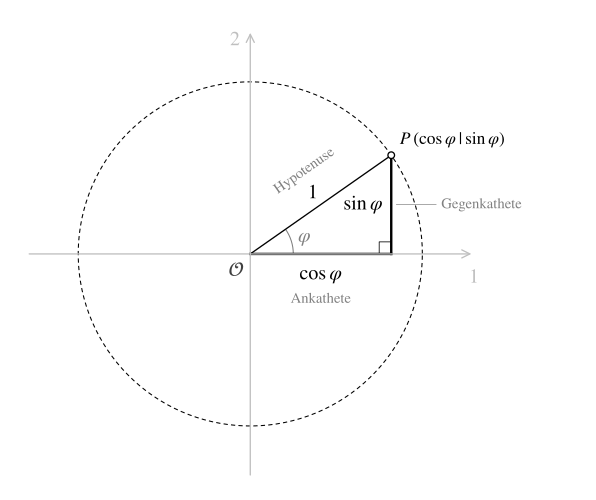

This chart was generated by the following Python code:
"""Abb. 2.2: Sinus und Cosinus als Gegen- und Ankathete im Einheitskreis.
Stil wie Abb. 2.1: Achsen hellgrau, Kreis gestrichelt, Linien schwarz.
Aufruf: python3 dreieck_ankathete_gegenkathete.py  ->  dreieck_ankathete_gegenkathete.svg"""
import numpy as np
import matplotlib
matplotlib.use("Agg")
import matplotlib.pyplot as plt
from matplotlib.patches import Arc

plt.rcParams.update({"font.family": "STIXGeneral", "mathtext.fontset": "stix",
                     "font.size": 15, "svg.fonttype": "path"})
HELL, GRAU, DGRAU = "#BFBFBF", "#808080", "#404040"
phi = np.radians(35)
c, s = np.cos(phi), np.sin(phi)

fig, ax = plt.subplots(figsize=(6.2, 5.2))
ax.set_aspect("equal"); ax.axis("off")
ax.set_xlim(-1.3, 1.85); ax.set_ylim(-1.3, 1.35)
ax.annotate("", xy=(1.3, 0), xytext=(-1.3, 0), arrowprops=dict(arrowstyle="->", color=HELL, lw=1))
ax.annotate("", xy=(0, 1.3), xytext=(0, -1.3), arrowprops=dict(arrowstyle="->", color=HELL, lw=1))
ax.text(1.3, -0.08, "1", color=HELL, ha="center", va="top")
ax.text(-0.06, 1.3, "2", color=HELL, ha="right", va="top")
t = np.linspace(0, 2 * np.pi, 400)
ax.plot(np.cos(t), np.sin(t), "k", lw=0.8, ls=(0, (4, 3)))
ax.text(-0.04, -0.04, r"$\mathcal{O}$", color=DGRAU, ha="right", va="top")

ax.plot([0, c], [0, s], "k", lw=1.0)            # Hypotenuse (Radius)
ax.plot([0, c], [0, 0], "k", lw=1.8)            # Ankathete
ax.plot([c, c], [0, s], "k", lw=1.8)            # Gegenkathete
q = 0.07
ax.plot([c - q, c - q, c], [0, q, q], "k", lw=0.6)
ax.add_patch(Arc((0, 0), 0.5, 0.5, theta1=0, theta2=np.degrees(phi), color=GRAU, lw=0.8))
ax.text(0.33 * np.cos(phi / 2), 0.33 * np.sin(phi / 2), r"$\varphi$", color=GRAU, ha="center", va="center")
ax.plot(c, s, "o", ms=5, mfc="white", mec="k")
ax.text(c + 0.05, s + 0.04, r"$P\,(\cos\varphi\,|\,\sin\varphi)$", ha="left", va="bottom", fontsize=13)
ax.text(0.5 * c - 0.08 * s, 0.5 * s + 0.08 * c, "$1$", ha="center", va="center")
ax.text(c / 2, -0.06, r"$\cos\varphi$", ha="center", va="top")
ax.text(c / 2, -0.22, "Ankathete", ha="center", va="top", fontsize=11, color=GRAU)
ax.text(c - 0.05, s / 2, r"$\sin\varphi$", ha="right", va="center")
ax.plot([c + 0.03, 1.08], [s / 2, s / 2], color=GRAU, lw=0.5)
ax.text(1.11, s / 2, "Gegenkathete", ha="left", va="center", fontsize=11, color=GRAU)
ax.text(0.5 * c - 0.08 * s - 0.05, 0.5 * s + 0.08 * c + 0.13, "Hypotenuse", ha="center", va="center",
        fontsize=11, color=GRAU, rotation=np.degrees(phi))
fig.tight_layout()
fig.savefig(__file__.replace(".py", ".svg"), transparent=True)
